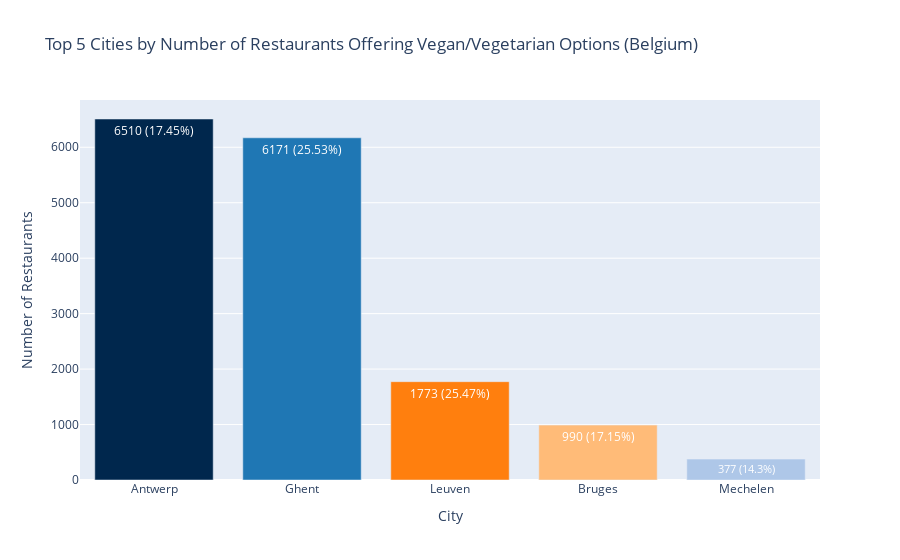

Source (notebook cell):
### Code cell
import plotly.express as px

# 1️⃣ Aggregate total restaurants and vegan/vegetarian restaurants per city
city_summary = (
    vegan_veg_df.groupby("city", as_index=False)
    .agg(
        total_restaurants=("total_restaurants", "sum"),
        vegan_or_vegetarian_restaurants=("restaurants_offering_vegan_or_vegetarian", "sum")
    )
)

# 2️⃣ Calculate percentage
city_summary["percentage_vegan_vegetarian"] = (
    city_summary["vegan_or_vegetarian_restaurants"] / city_summary["total_restaurants"] * 100
).round(2)

# 3️⃣ Create a label combining number and percentage
city_summary["label_text"] = city_summary.apply(
    lambda row: f"{row['vegan_or_vegetarian_restaurants']} ({row['percentage_vegan_vegetarian']}%)", axis=1
)

# 4️⃣ Select top 5 cities by number of vegan/vegetarian restaurants
top5_cities = city_summary.sort_values("vegan_or_vegetarian_restaurants", ascending=False).head(5)

# 5️⃣ Create bar chart with a discrete academic-style palette
custom_colors = ["#00274D", "#1F77B4", "#FF7F0E", "#FFBB78", "#AEC7E8"]  # dark blue, medium blue, orange, light orange, light blue

fig = px.bar(
    top5_cities,
    x="city",
    y="vegan_or_vegetarian_restaurants",
    text="label_text",  # show number + percentage
    hover_data={
        "total_restaurants": True,
        "vegan_or_vegetarian_restaurants": True,
        "percentage_vegan_vegetarian": True
    },
    labels={
        "vegan_or_vegetarian_restaurants": "Restaurants Offering Vegan/Vegetarian",
        "city": "City"
    },
    title="Top 5 Cities by Number of Restaurants Offering Vegan/Vegetarian Options (Belgium)",
    color="city",  # assign color per city
    color_discrete_sequence=custom_colors
)

# 6️⃣ Adjust text to be inside the bars
fig.update_traces(
    texttemplate="%{text}",
    textposition="inside",
    textfont_color="white"
)

fig.update_layout(
    yaxis_title="Number of Restaurants",
    xaxis_title="City",
    showlegend=False
)

fig.show()

### Figure 1 — Plotly figure (JSON) as saved in the notebook; plotly's stock layout.template omitted (floating-point values rounded to 4 significant figures)
{"data": [{"customdata": [[37310.0, 17.45]], "hovertemplate": "City=%{x}<br>Restaurants Offering Vegan/Vegetarian=%{y}<br>label_text=%{text}<br>total_restaurants=%{customdata[0]}<br>percentage_vegan_vegetarian=%{customdata[1]}<extra></extra>", "legendgroup": "Antwerp", "marker": {"color": "#00274D", "pattern": {"shape": ""}}, "name": "Antwerp", "orientation": "v", "showlegend": true, "text": ["6510 (17.45%)"], "textfont": {"color": "white"}, "textposition": "inside", "texttemplate": "%{text}", "type": "bar", "x": ["Antwerp"], "xaxis": "x", "y": [6510], "yaxis": "y"}, {"customdata": [[24180.0, 25.53]], "hovertemplate": "City=%{x}<br>Restaurants Offering Vegan/Vegetarian=%{y}<br>label_text=%{text}<br>total_restaurants=%{customdata[0]}<br>percentage_vegan_vegetarian=%{customdata[1]}<extra></extra>", "legendgroup": "Ghent", "marker": {"color": "#1F77B4", "pattern": {"shape": ""}}, "name": "Ghent", "orientation": "v", "showlegend": true, "text": ["6171 (25.53%)"], "textfont": {"color": "white"}, "textposition": "inside", "texttemplate": "%{text}", "type": "bar", "x": ["Ghent"], "xaxis": "x", "y": [6171], "yaxis": "y"}, {"customdata": [[6960.0, 25.47]], "hovertemplate": "City=%{x}<br>Restaurants Offering Vegan/Vegetarian=%{y}<br>label_text=%{text}<br>total_restaurants=%{customdata[0]}<br>percentage_vegan_vegetarian=%{customdata[1]}<extra></extra>", "legendgroup": "Leuven", "marker": {"color": "#FF7F0E", "pattern": {"shape": ""}}, "name": "Leuven", "orientation": "v", "showlegend": true, "text": ["1773 (25.47%)"], "textfont": {"color": "white"}, "textposition": "inside", "texttemplate": "%{text}", "type": "bar", "x": ["Leuven"], "xaxis": "x", "y": [1773], "yaxis": "y"}, {"customdata": [[5773.0, 17.15]], "hovertemplate": "City=%{x}<br>Restaurants Offering Vegan/Vegetarian=%{y}<br>label_text=%{text}<br>total_restaurants=%{customdata[0]}<br>percentage_vegan_vegetarian=%{customdata[1]}<extra></extra>", "legendgroup": "Bruges", "marker": {"color": "#FFBB78", "pattern": {"shape": ""}}, "name": "Bruges", "orientation": "v", "showlegend": true, "text": ["990 (17.15%)"], "textfont": {"color": "white"}, "textposition": "inside", "texttemplate": "%{text}", "type": "bar", "x": ["Bruges"], "xaxis": "x", "y": [990], "yaxis": "y"}, {"customdata": [[2636.0, 14.3]], "hovertemplate": "City=%{x}<br>Restaurants Offering Vegan/Vegetarian=%{y}<br>label_text=%{text}<br>total_restaurants=%{customdata[0]}<br>percentage_vegan_vegetarian=%{customdata[1]}<extra></extra>", "legendgroup": "Mechelen", "marker": {"color": "#AEC7E8", "pattern": {"shape": ""}}, "name": "Mechelen", "orientation": "v", "showlegend": true, "text": ["377 (14.3%)"], "textfont": {"color": "white"}, "textposition": "inside", "texttemplate": "%{text}", "type": "bar", "x": ["Mechelen"], "xaxis": "x", "y": [377], "yaxis": "y"}], "layout": {"barmode": "relative", "legend": {"title": {"text": "City"}, "tracegroupgap": 0}, "showlegend": false, "title": {"text": "Top 5 Cities by Number of Restaurants Offering Vegan/Vegetarian Options (Belgium)"}, "xaxis": {"anchor": "y", "categoryarray": ["Antwerp", "Ghent", "Leuven", "Bruges", "Mechelen"], "categoryorder": "array", "domain": [0, 1], "title": {"text": "City"}}, "yaxis": {"anchor": "x", "domain": [0, 1], "title": {"text": "Number of Restaurants"}}}}
